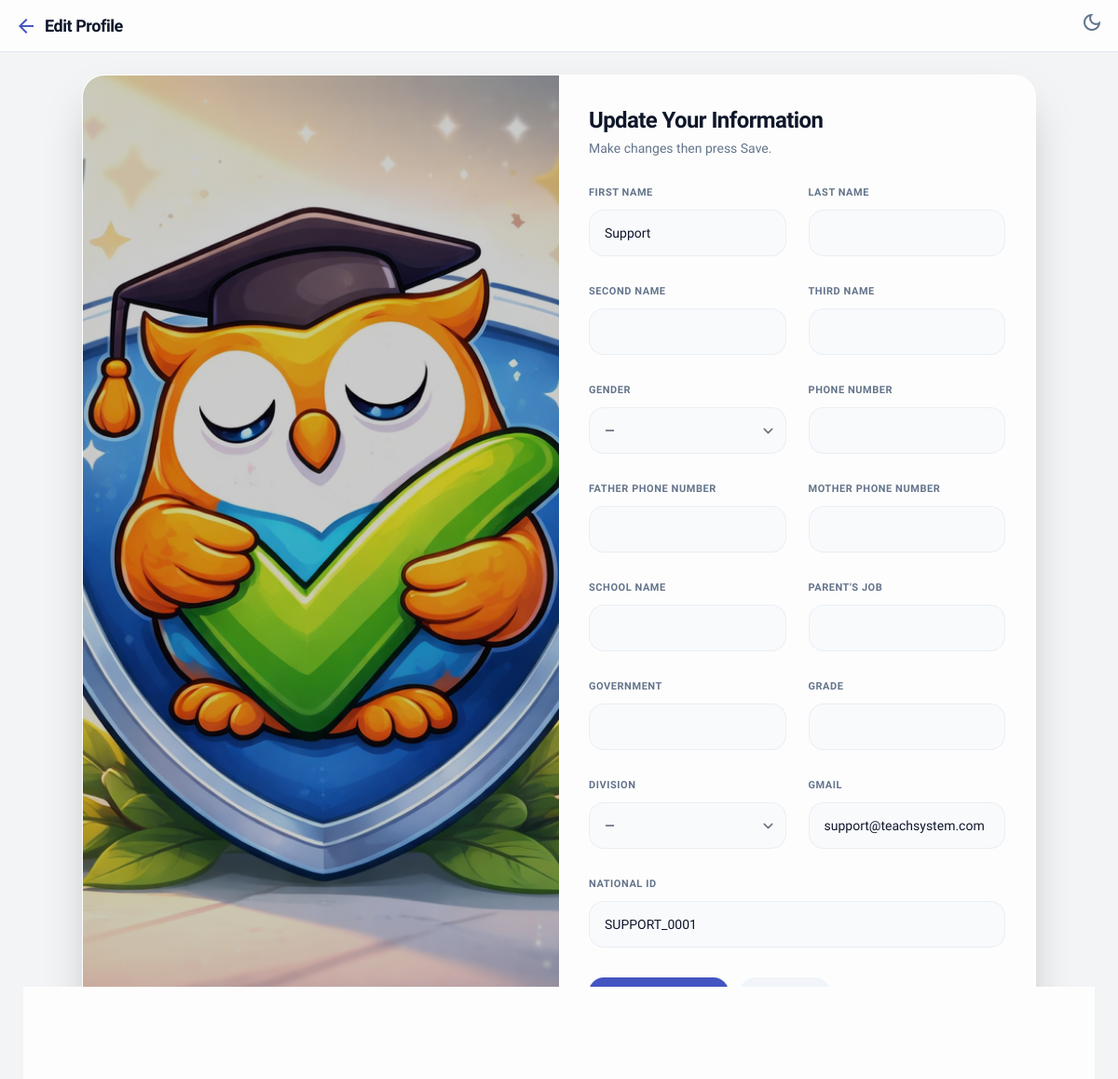
/profile/edit/ (signed in), run on the app's committed database.
### teach/models.py (models this page shows, shortened)
class User(AbstractBaseUser, PermissionsMixin):
    GENDER_CHOICES = [
        ('Male', 'Male'),
        ('Female', 'Female'),
    ]
    MODE_CHOICES = [
        ('Dark', 'Dark'),
        ('Light', 'Light'),
    ]
    GOVERNMENT_CHOICES = [
        ('Cairo', 'Cairo'),
        ('Alexandria', 'Alexandria'),
        ('Giza', 'Giza'),
        ('Shubra El Kheima', 'Shubra El Kheima'),
        ('Port Said', 'Port Said'),
        ('Suez', 'Suez'),
        ('Luxor', 'Luxor'),
        ('Aswan', 'Aswan'),
        ('Ismailia', 'Ismailia'),
        ('Faiyum', 'Faiyum'),
        ('Zagazig', 'Zagazig'),
        ('Damietta', 'Damietta'),
        ('Asyut', 'Asyut'),
        ('Minya', 'Minya'),
        ('Beni Suef', 'Beni Suef'),
        ('Qena', 'Qena'),
        ('Sohag', 'Sohag'),
        ('Hurghada', 'Hurghada'),
        ('Mansoura', 'Mansoura'),
        ('Tanta', 'Tanta'),
        ('Other', 'Other'),
    ]
    GRADE_CHOICES = [
        ('1', 'Grade 1'),
        ('2', 'Grade 2'),
        ('3', 'Grade 3'),
        ('4', 'Grade 4'),
        ('5', 'Grade 5'),
        ('6', 'Grade 6'),
        ('7', 'Grade 7'),
        ('8', 'Grade 8'),
        ('9', 'Grade 9'),
        ('10', 'Grade 10'),
        ('11', 'Grade 11'),
        ('12', 'Grade 12'),
    ]
    DIVISION_CHOICES = [
        ('Science', 'Science'),
        ('Mathematics', 'Mathematics'),
        ('Literature', 'Literature'),
    ]
    national_id = models.CharField(max_length=20, unique=True, primary_key=True)
    first_name = models.CharField(max_length=50)
    second_name = models.CharField(max_length=50, blank=True, default='')
    third_name = models.CharField(max_length=50, blank=True, default='')
    gender = models.CharField(max_length=10, choices=GENDER_CHOICES, blank=True, default='')
    phone_number = models.CharField(max_length=20, blank=True, default='')
    father_phone_number = models.CharField(max_length=20, blank=True, default='')
    mother_phone_number = models.CharField(max_length=20, unique=True, blank=True, null=True)
    school_name = models.CharField(max_length=120, blank=True, default='')
    parents_job = models.CharField(max_length=120, blank=True, default='')
    government = models.CharField(max_length=50, choices=GOVERNMENT_CHOICES, blank=True, default='')
    grade = models.CharField(max_length=10, choices=GRADE_CHOICES, blank=True, default='')
    division = models.CharField(max_length=20, choices=DIVISION_CHOICES, blank=True, default='')
    email = models.EmailField(unique=True)
    mode = models.CharField(max_length=10, choices=MODE_CHOICES, default='Light')
    is_staff = models.BooleanField(default=False)
    is_active = models.BooleanField(default=True)
    created_at = models.DateTimeField(auto_now_add=True)
    objects = CustomUserManager()
    USERNAME_FIELD = 'national_id'
    REQUIRED_FIELDS = ['email', 'first_name']
    class Meta:
        verbose_name = 'User'
        verbose_name_plural = 'Users'

### teach/views.py (the view, shortened to what this page needs)
# urls.py: path("profile/edit/", views.edit_user_profile, name="edit_user_profile"),
@login_required
def edit_user_profile(request):
    return render(request, "teach/edit_user_profile.html", {"user": request.user})

### templates/teach/edit_user_profile.html (shortened to what this page needs)
{% load static %}
<!DOCTYPE html>
<html class="light" lang="en">
<head>
  <script src="https://cdn.tailwindcss.com?plugins=forms,typography"></script>
  <link rel="stylesheet" href="{% static 'teach/css/style.css' %}">
</head>
<body class="bg-background-light dark:bg-background-dark text-slate-900 dark:text-slate-100 pb-24">
  <nav class="sticky top-0 z-50 bg-white/80 dark:bg-slate-900/80 backdrop-blur-md px-4 py-3 border-b border-slate-200 dark:border-slate-800 flex items-center justify-between">
    <a href="{% url 'profile' %}" class="flex items-center gap-2">
      <span class="material-icons-outlined text-primary">arrow_back</span>
      <span class="font-bold text-lg tracking-tight">Edit Profile</span>
    </a>
    <button onclick="toggleDarkMode()" class="text-slate-500 hover:text-primary">
      <span class="material-icons-outlined">dark_mode</span>
    </button>
  </nav>
  <main class="px-4 py-6">
    <div class="max-w-5xl mx-auto">
      <section class="bg-white/80 dark:bg-slate-900/70 backdrop-blur-xl border border-white/30 dark:border-slate-800/60 rounded-3xl shadow-2xl overflow-hidden">
        <div class="grid grid-cols-1 md:grid-cols-2">
          <div class="relative w-full h-56 md:h-auto">
            <img
              src="{% static 'teach/img/edit.png' %}"
              alt="Edit Profile"
              class="absolute inset-0 w-full h-full object-cover"
            />
            <div class="absolute inset-0 bg-black/20"></div>
          </div>
          <div class="p-6 sm:p-8">
            <h1 class="text-xl sm:text-2xl font-bold tracking-tight">Update Your Information</h1>
            <p class="text-sm text-slate-500 dark:text-slate-400 mt-1">
              Make changes then press Save.
            </p>
            <form method="POST" class="mt-6 grid grid-cols-1 md:grid-cols-2 gap-4 sm:gap-5 md:gap-6">
              <div class="space-y-2">
                <label class="text-[11px] font-bold tracking-wider text-slate-500 dark:text-slate-400 uppercase">First Name</label>
                <input name="first_name" value="{{ user.first_name|default:'' }}" class="w-full rounded-2xl px-4 py-3.5 text-sm bg-slate-50 dark:bg-slate-900/40 border border-slate-200/60 dark:border-slate-700/50 focus:ring-2 focus:ring-primary/40">
              </div>
              <div class="space-y-2">
                <label class="text-[11px] font-bold tracking-wider text-slate-500 dark:text-slate-400 uppercase">Last Name</label>
                <input name="last_name" value="{{ user.last_name|default:'' }}" class="w-full rounded-2xl px-4 py-3.5 text-sm bg-slate-50 dark:bg-slate-900/40 border border-slate-200/60 dark:border-slate-700/50 focus:ring-2 focus:ring-primary/40">
              </div>
              <div class="space-y-2">
                <label class="text-[11px] font-bold tracking-wider text-slate-500 dark:text-slate-400 uppercase">Second Name</label>
                <input name="second_name" value="{{ user.second_name|default:'' }}" class="w-full rounded-2xl px-4 py-3.5 text-sm bg-slate-50 dark:bg-slate-900/40 border border-slate-200/60 dark:border-slate-700/50 focus:ring-2 focus:ring-primary/40">
              </div>
              <div class="space-y-2">
                <label class="text-[11px] font-bold tracking-wider text-slate-500 dark:text-slate-400 uppercase">Third Name</label>
                <input name="third_name" value="{{ user.third_name|default:'' }}" class="w-full rounded-2xl px-4 py-3.5 text-sm bg-slate-50 dark:bg-slate-900/40 border border-slate-200/60 dark:border-slate-700/50 focus:ring-2 focus:ring-primary/40">
              </div>
              <div class="space-y-2">
                <label class="text-[11px] font-bold tracking-wider text-slate-500 dark:text-slate-400 uppercase">Gender</label>
                <select name="gender" class="w-full rounded-2xl px-4 py-3.5 text-sm bg-slate-50 dark:bg-slate-900/40 border border-slate-200/60 dark:border-slate-700/50 focus:ring-2 focus:ring-primary/40">
                  <option value="" {% if not user.gender %}selected{% endif %}>—</option>
                </select>
              </div>
              <div class="space-y-2">
                <label class="text-[11px] font-bold tracking-wider text-slate-500 dark:text-slate-400 uppercase">Phone Number</label>
                <input name="phone_number" value="{{ user.phone_number|default:'' }}" class="w-full rounded-2xl px-4 py-3.5 text-sm bg-slate-50 dark:bg-slate-900/40 border border-slate-200/60 dark:border-slate-700/50 focus:ring-2 focus:ring-primary/40">
              </div>
              <div class="space-y-2">
                <label class="text-[11px] font-bold tracking-wider text-slate-500 dark:text-slate-400 uppercase">Father Phone Number</label>
                <input name="father_phone_number" value="{{ user.father_phone_number|default:'' }}" class="w-full rounded-2xl px-4 py-3.5 text-sm bg-slate-50 dark:bg-slate-900/40 border border-slate-200/60 dark:border-slate-700/50 focus:ring-2 focus:ring-primary/40">
              </div>
              <div class="space-y-2">
                <label class="text-[11px] font-bold tracking-wider text-slate-500 dark:text-slate-400 uppercase">Mother Phone Number</label>
                <input name="mother_phone_number" value="{{ user.mother_phone_number|default:'' }}" class="w-full rounded-2xl px-4 py-3.5 text-sm bg-slate-50 dark:bg-slate-900/40 border border-slate-200/60 dark:border-slate-700/50 focus:ring-2 focus:ring-primary/40">
              </div>
              <div class="space-y-2">
                <label class="text-[11px] font-bold tracking-wider text-slate-500 dark:text-slate-400 uppercase">School Name</label>
                <input name="school_name" value="{{ user.school_name|default:'' }}" class="w-full rounded-2xl px-4 py-3.5 text-sm bg-slate-50 dark:bg-slate-900/40 border border-slate-200/60 dark:border-slate-700/50 focus:ring-2 focus:ring-primary/40">
              </div>
              <div class="space-y-2">
                <label class="text-[11px] font-bold tracking-wider text-slate-500 dark:text-slate-400 uppercase">Parent's Job</label>
                <input name="parents_job" value="{{ user.parents_job|default:'' }}" class="w-full rounded-2xl px-4 py-3.5 text-sm bg-slate-50 dark:bg-slate-900/40 border border-slate-200/60 dark:border-slate-700/50 focus:ring-2 focus:ring-primary/40">
              </div>
              <div class="space-y-2">
                <label class="text-[11px] font-bold tracking-wider text-slate-500 dark:text-slate-400 uppercase">Government</label>
                <input name="government" value="{{ user.government|default:'' }}" class="w-full rounded-2xl px-4 py-3.5 text-sm bg-slate-50 dark:bg-slate-900/40 border border-slate-200/60 dark:border-slate-700/50 focus:ring-2 focus:ring-primary/40">
              </div>
              <div class="space-y-2">
                <label class="text-[11px] font-bold tracking-wider text-slate-500 dark:text-slate-400 uppercase">Grade</label>
                <input name="grade" value="{{ user.grade|default:'' }}" class="w-full rounded-2xl px-4 py-3.5 text-sm bg-slate-50 dark:bg-slate-900/40 border border-slate-200/60 dark:border-slate-700/50 focus:ring-2 focus:ring-primary/40">
              </div>
              <div class="space-y-2">
                <label class="text-[11px] font-bold tracking-wider text-slate-500 dark:text-slate-400 uppercase">Division</label>
                <select name="division" class="w-full rounded-2xl px-4 py-3.5 text-sm bg-slate-50 dark:bg-slate-900/40 border border-slate-200/60 dark:border-slate-700/50 focus:ring-2 focus:ring-primary/40">
                  <option value="" {% if not user.division %}selected{% endif %}>—</option>
                </select>
              </div>
              <div class="space-y-2">
                <label class="text-[11px] font-bold tracking-wider text-slate-500 dark:text-slate-400 uppercase">Gmail</label>
                <input name="gmail" value="{{ user.email|default:'' }}" class="w-full rounded-2xl px-4 py-3.5 text-sm bg-slate-50 dark:bg-slate-900/40 border border-slate-200/60 dark:border-slate-700/50 focus:ring-2 focus:ring-primary/40">
              </div>
              <div class="space-y-2 md:col-span-2">
                <label class="text-[11px] font-bold tracking-wider text-slate-500 dark:text-slate-400 uppercase">National ID</label>
                <input name="national_id" value="{{ user.national_id|default:'' }}" class="w-full rounded-2xl px-4 py-3.5 text-sm bg-slate-50 dark:bg-slate-900/40 border border-slate-200/60 dark:border-slate-700/50 focus:ring-2 focus:ring-primary/40">
              </div>
              <div class="md:col-span-2 flex flex-col sm:flex-row gap-3 pt-2">
                <button type="submit"
                  class="w-full sm:w-auto px-6 py-3 rounded-2xl bg-primary text-white font-bold hover:opacity-90 transition">
                </button>
                <a href="{% url 'profile' %}"
                  class="w-full sm:w-auto px-6 py-3 rounded-2xl bg-slate-100 dark:bg-slate-800 text-slate-700 dark:text-slate-100 font-bold text-center hover:opacity-90 transition">
                </a>
              </div>
            </form>
          </div>
        </div>
      </section>
    </div>
  </main>
</body>
</html>

### static/teach/css/style.css (style rules this page uses)
body { font-family: "Lexend", "Inter", sans-serif; -webkit-tap-highlight-color: transparent; min-height: max(884px, 100dvh); }

### data on the page
User: first_name "Support", gender "—", division "—", gmail "support@teachsystem.com", national_id "SUPPORT_0001"
